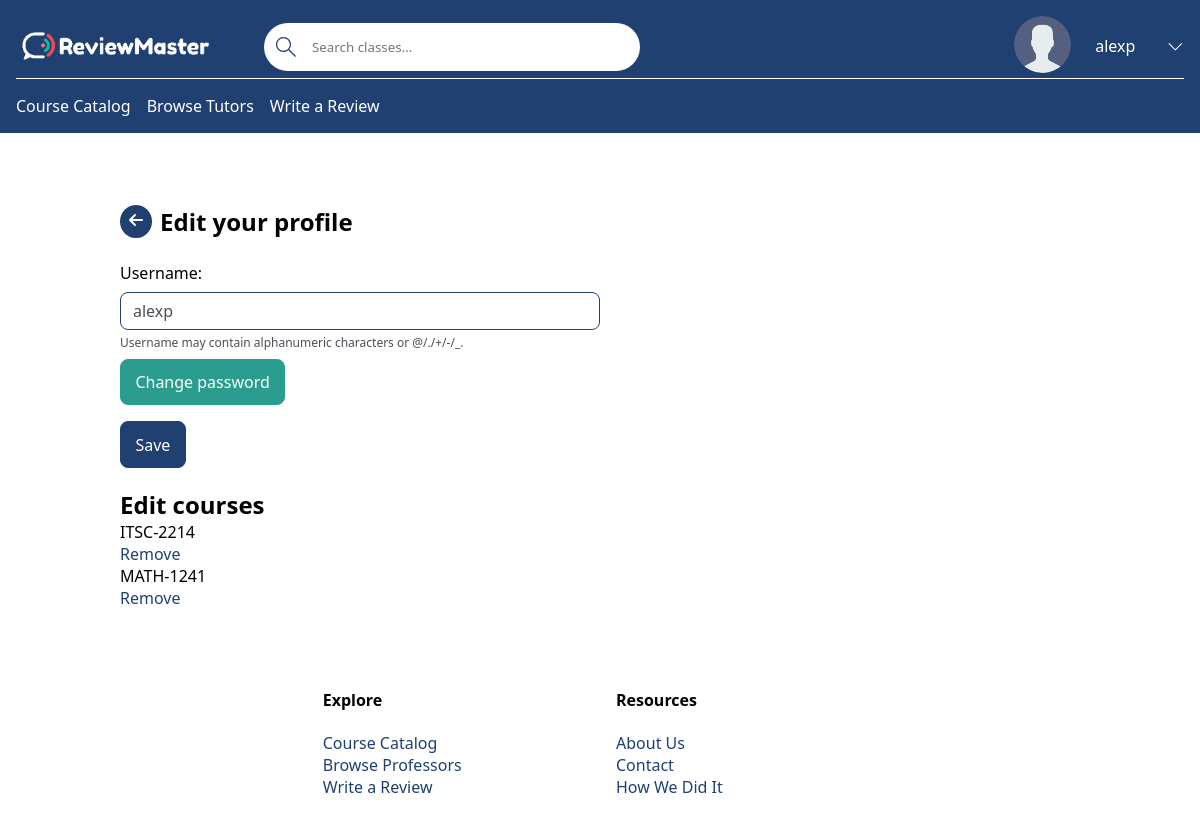
The app's page /profile/alexp/edit-profile (signed in), older data.
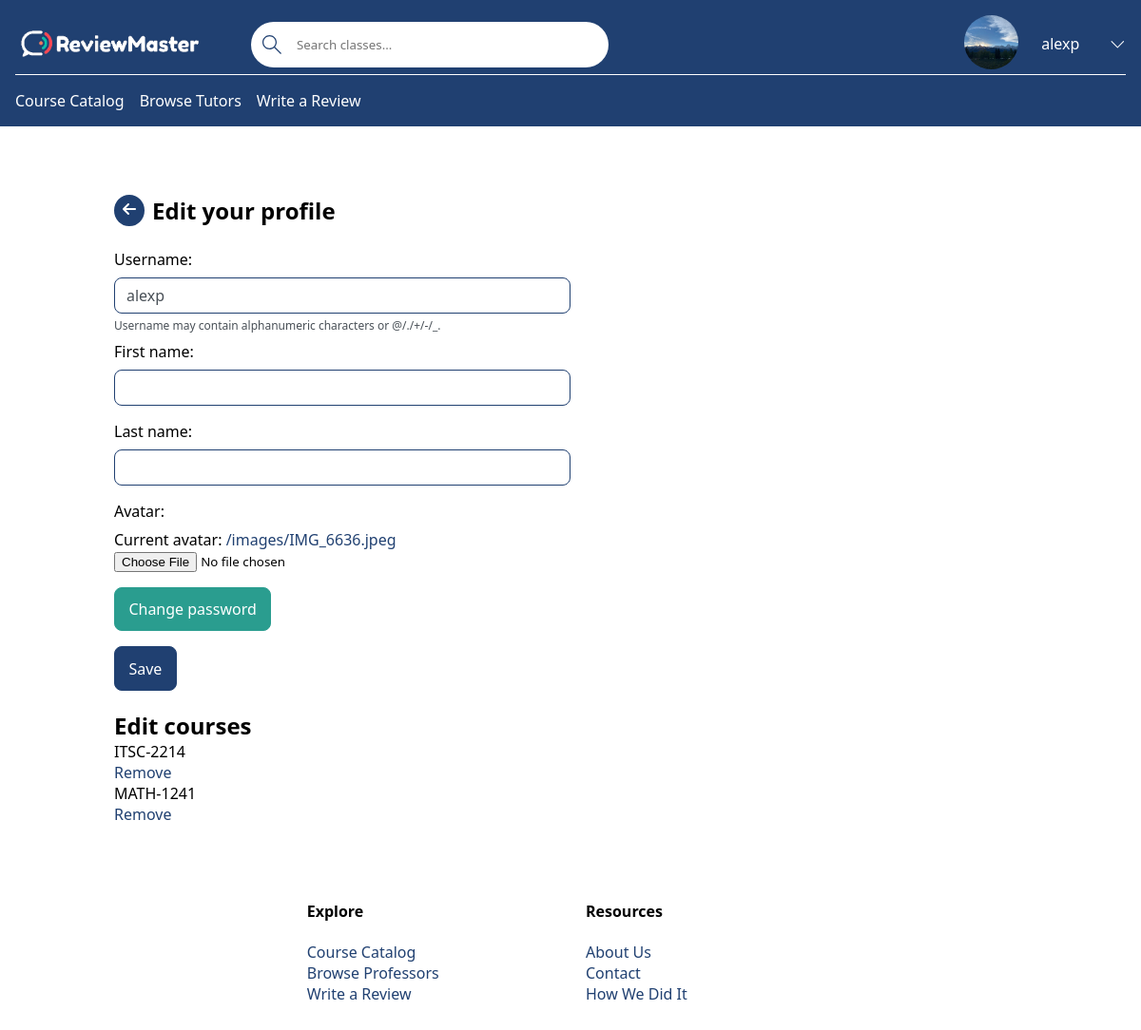
The same page, newer data.
### base/models.py (models this page shows, shortened)
class Professor(models.Model):
    name = models.CharField(max_length=100)  # First & Last Name (John Doe)
    avatar = models.ImageField(null=True, default='avatar.svg')
    verified = models.BooleanField(default=False)  # If the professor is verified by email
    user_account = models.OneToOneField(User, on_delete=models.CASCADE, null=True, blank=True)

### base/views/views_profile.py (the view, shortened to what this page needs)
# urls.py: path('profile/<str:pk>/edit-profile', edit_profile, name='edit-profile'),
@login_required(login_url='login')
def edit_profile(request, pk):
    user = User.objects.get(username=pk)
    userForm = UserForm(instance=user)
    passwordForm = PasswordChange(user)
    try:
        professor = Professor.objects.get(user_account=user)
    except Professor.DoesNotExist:
        professor = None
    option = request.POST.get('option') if request.POST.get('option') != None else 'no'
    context = {
        'userForm': userForm,
        'passwordForm': passwordForm,
        'user': user,
        'courses': user.students.all(),
        'reviews': user.review_set.all(),
        'option': option,
        'professor': professor,
        'avatar': professor.avatar.url if professor and professor.avatar else None
    }
    return render(request, 'base/profile/edit_profile.html', context)

### base/forms.py
class UserForm(ModelForm):
    class Meta:
        model = User
        fields = ["username", "first_name", "last_name"]

class PasswordChange(PasswordChangeForm):
    class Meta:
        model = User
        fields = ["old_password", "new_password1", "new_password2"]

### base/models.py (called while the page is built)
    def __str__(self):
        return self.name  # Calling Department will return name

    def __str__(self):
        return f'{self.department}-{self.number}'  # Calling will return DEPT-####

### base/templates/base/profile/edit_profile.html (shortened to what this page needs)
{% extends 'main.html' %} {% load static %} {% block content %}
<main>
  <div class="button-title">
    <a href="{{ request.META.HTTP_REFERER }}" class="svg-button">
    </a>
    <h2>Edit your profile</h2>
  </div>
  <div>
    <form class="form form-left user" action="" method="POST" enctype="multipart/form-data">
      <label for="username">{{userForm.username.label}}:</label>
      {{userForm.username}}
      <span class="help-text">Username may contain alphanumeric characters or @/./+/-/_.</span>
      {% if professor %}
        <label for="first_name">{{userForm.first_name.label}}:</label>
        {{userForm.first_name}}
        <label for="last_name">{{userForm.last_name.label}}:</label>
        {{userForm.last_name}}
      {% endif %}
      {% if professor %}
        <label for="avatar">Avatar:</label>
        <div class="file-upload">
          {% if professor.avatar.url %}<p>Current avatar: <a href="{{ professor.avatar.url }}">{{ professor.avatar.url }}</a></p>{% endif %}
          <input type="file" name="avatar" id="avatar">
        </div>
      {% endif %}
      <button type="button" class="secondary-button" id="change-password">
        Change password
      </button>
      <button type="submit" class="primary-button">Save</button>
    </form>
  </div>
  <div>
    <h2>Edit courses</h2>
    {% if courses %}
      {% for course in courses %}
      <div>
        <p>{{ course }}</p>
        <a href="{% url 'remove-course' course %}">Remove</a>
      </div>
      {% endfor %}
    {% else %}
      <p>No courses added.</p>
    {% endif %}
  </div>
</main>
{% endblock content %}

### templates/navbar.html (shortened to what this page needs)
{% load static %}
<header class="header header--loggedIn">
  <div class="container">
    <a href="{% url 'home' %}" class="header__logo">
      <img src="{% static 'images/reviewMasterLogo.png' %}" />
    </a>
    <form class="header__search" method="GET" action="{% url 'courses' %}">
      <label>
        <input name="q" {% if q is not None %} value="{{ q }}" {% endif %} placeholder="Search classes..." />
      </label>
    </form>
    <nav class="header__menu">
      {% if request.user.is_authenticated %}
      <div class="header__user">
        <a href="{% url 'profile' request.user %}">
          <div class="avatar avatar--medium active">
            {% if request.user.professor.avatar %}
              <img src="{{ request.user.professor.avatar.url }}" />
            {% else %}
              <img src="{% static 'images/avatar.svg' %}" />
            {% endif %}
          </div>
          <p>{{ request.user.username }}</p>
        </a>
        <button class="dropdown-button">
          <svg xmlns="http://www.w3.org/2000/svg" width="16" height="16" viewBox="0 0 16 16">
            <title>chevron-down</title>
            <path d="M1.646 4.646a.5.5 0 0 1 .708 0L8 10.293l5.646-5.647a.5.5 0 0 1 .708.708l-6 6a.5.5 0 0 1-.708 0l-6-6a.5.5 0 0 1 0-.708"/>
          </svg>
        </button>
      </div>
      {% else %}
      <a href="{% url 'login' %}">
        <img src="{% static 'images/avatar.svg' %}" />
        <p>Login</p>
      </a>
      {% endif %}
    </nav>
  </div>
  <div class="subheader-mobile">
    <ul class="header_links">
      <li><a href="{% url 'courses' %}">Course Catalog</a></li>
      <li><a href="{% url 'professor-list' %}">Browse Tutors</a></li>
      {% if request.user.is_authenticated %}
        <li><a href="{% url 'review' %}">Write a Review</a></li>
      {% endif %}
    </ul>
  </div>
</header>

Row changes from the older to the newer data that the page shows:
now on this page (row edited): Professor: avatar "/images/IMG_6636.jpeg"
Text that changed along with them:
{{ userForm.first_name.label }}: (not shown) → "First name"
{{ userForm.last_name.label }}: (not shown) → "Last name"
text now shown: ": : Avatar: Current avatar:"
